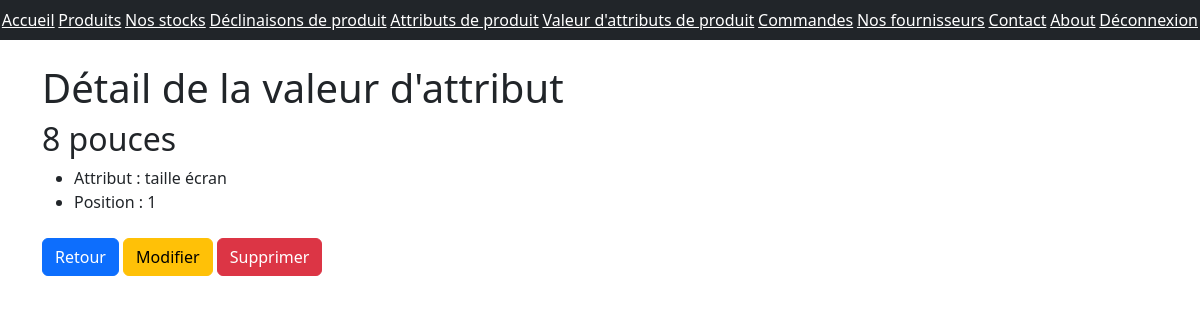
The page /monapp/product-attribute-value/5/ (signed in) on the database its author committed.
### monapp/models.py (models this page shows, shortened)
class ProductAttributeValue(models.Model):
    class Meta:
        verbose_name = "Valeur attribut"
        ordering = ["position"]
    value = models.CharField(max_length=100)
    product_attribute = models.ForeignKey(
        "ProductAttribute", verbose_name="Unité", on_delete=models.CASCADE
    )
    position = models.PositiveSmallIntegerField("Position", null=True, blank=True)

class ProductAttribute(models.Model):
    class Meta:
        verbose_name = "Attribut"
    name = models.CharField(max_length=100)

### monapp/views.py (the view)
# urls.py: path('product-attribute-value/<pk>/', ProductAttributeValueDetailView.as_view(), name='product-attribute-value-detail'),
@method_decorator(user_passes_test(is_admin), name="dispatch")
class ProductAttributeValueDetailView(DetailView):
    model = ProductAttributeValue
    template_name = "monapp/detail_product_attribute_value.html"
    context_object_name = "product_attribute_value"
    def get_context_data(self, **kwargs):
        context = super(ProductAttributeValueDetailView, self).get_context_data(
            **kwargs
        )
        context["titremenu"] = "Détail de la valeur d'attribut"
        return context

### monapp/views.py (called while the page is built)
def is_admin(user):
    return user.is_superuser

### monapp/templates/monapp/detail_product_attribute_value.html (shortened to what this page needs)
{% extends 'monapp/base.html' %}
{% block contenu %}
  <h1>{{ titremenu }}</h1>
  <h2>{{ product_attribute_value.value }}</h2>
  <ul>
    <li>Attribut : {{ product_attribute_value.product_attribute.name }}</li>
    <li>Position : {{ product_attribute_value.position }}</li>
  </ul>
  <a href="{% url 'product-attribute-value-list' %}" class="btn btn-primary mt-2">Retour</a>
  <a href="{% url 'product-attribute-value-update' product_attribute_value.id %}" class="btn btn-warning mt-2">Modifier</a>
  <a href="{% url 'product-attribute-value-delete' product_attribute_value.id %}" class="btn btn-danger mt-2">Supprimer</a>
{% endblock %}

### static/styles.css (style rules this page uses)
h1 { color: red }

### rows shown on the page
ProductAttributeValue: value "8 pouces", product_attribute.name "taille écran", position "1"

### other values the page prints
{{ titremenu }} "Détail de la valeur d'attribut"
